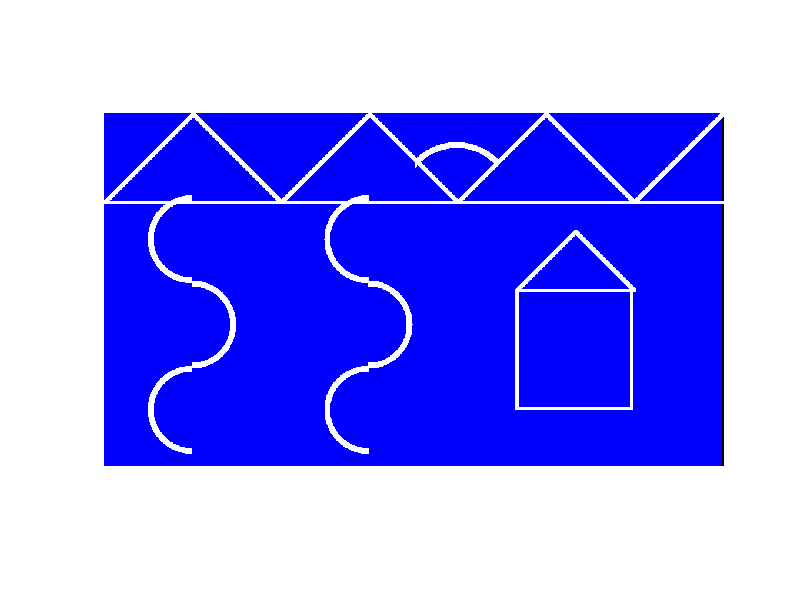

This figure's MATLAB source:
f=uint8(zeros(600,1050,3));
f(:,:,:)=255;
f(:,:,1:2)=0;
%sun
for i=1:100
    for j=530:670
        if sqrt(power(i-150, 2)+ power(j-600, 2))>=90 
            if sqrt(power(i-150, 2)+ power(j-600, 2))<=100 
              f(i,j,:)=255;  
            end
        end
    end 
end
%sun end

%mountain start
for i=1:150
  for j=1:150
    if(i+j==150)
    f(i:i+5,j:j+5,:)=255;
  endif
endfor
endfor

for i=1:150
  for j=150:300
    if((i-150)==(j-300))
    f(i:i+5,j:j+5,:)=255;
  endif
endfor
endfor

for i=1:150
  for j=300:450
    if(i+j==450)
    f(i:i+5,j:j+5,:)=255;
  endif
endfor
endfor

for i=1:150
  for j=450:600
    if((i-150)==(j-600))
    f(i:i+5,j:j+5,:)=255;
  endif
endfor
endfor

for i=1:150
  for j=600:750
    if(i+j==750)
    f(i:i+5,j:j+5,:)=255;
  endif
endfor
endfor

for i=1:150
  for j=750:900
    if((i-150)==(j-900))
    f(i:i+5,j:j+5,:)=255;
  endif
endfor
endfor

for i=1:150
  for j=900:1050
    if(i+j==1050)
    f(i:i+5,j:j+5,:)=255;
  endif
endfor
endfor
f(150:155,:,:)=255;
%mountain end

%hut
for i=200:300
  for j=700:800
    if(i+j==1000)
    f(i:i+5,j:j+5,:)=255;
  endif
endfor
endfor

for i=200:300
  for j=800:900
    if((i-300)==(j-900))
    f(i:i+5,j:j+5,:)=255;
  endif
endfor
endfor
f(300:305,700:900,:)=255;
f(305:500,700:705,:)=255;
f(305:500,895:900,:)=255;
f(500:505,700:900,:)=255;
%hut end

%river
for i=100:400
    for j=0:150
        if sqrt(power(i-215, 2)+ power(j-150, 2))>=65
            if sqrt(power(i-215, 2)+ power(j-150, 2))<=75 
              f(i,j,:)=255;  
            end
        end
    end 
end
for i=200:450
    for j=150:300
        if sqrt(power(i-360, 2)+ power(j-150, 2))>=65
            if sqrt(power(i-360, 2)+ power(j-150, 2))<=75 
              f(i,j,:)=255;  
            end
        end
    end 
end

for i=300:600
    for j=0:150
        if sqrt(power(i-505, 2)+ power(j-150, 2))>=65
            if sqrt(power(i-505, 2)+ power(j-150, 2))<=75 
              f(i,j,:)=255;  
            end
        end
    end 
end

for i=100:400
    for j=300:450
        if sqrt(power(i-215, 2)+ power(j-450, 2))>=65
            if sqrt(power(i-215, 2)+ power(j-450, 2))<=75 
              f(i,j,:)=255;  
            end
        end
    end 
end
for i=200:450
    for j=450:600
        if sqrt(power(i-360, 2)+ power(j-450, 2))>=65
            if sqrt(power(i-360, 2)+ power(j-450, 2))<=75 
              f(i,j,:)=255;  
            end
        end
    end 
end

for i=300:600
    for j=300:450
        if sqrt(power(i-505, 2)+ power(j-450, 2))>=65
            if sqrt(power(i-505, 2)+ power(j-450, 2))<=75 
              f(i,j,:)=255;  
            end
        end
    end 
end



imshow(f);